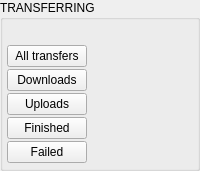
       <widget class="QGroupBox" name="wTransferring">
        <property name="minimumSize">
         <size>
          <width>0</width>
          <height>0</height>
         </size>
        </property>
        <property name="maximumSize">
         <size>
          <width>256</width>
          <height>600</height>
         </size>
        </property>
        <property name="title">
         <string>TRANSFERRING</string>
        </property>
        <property name="flat">
         <bool>true</bool>
        </property>
        <layout class="QVBoxLayout" name="verticalLayout">
         <property name="spacing">
          <number>0</number>
         </property>
         <property name="leftMargin">
          <number>4</number>
         </property>
         <property name="topMargin">
          <number>24</number>
         </property>
         <property name="rightMargin">
          <number>4</number>
         </property>
         <property name="bottomMargin">
          <number>4</number>
         </property>
         <item>
          <widget class="QFrame" name="fAllTransfers">
           <layout class="QHBoxLayout" name="horizontalLayout_10">
            <property name="spacing">
             <number>0</number>
            </property>
            <property name="leftMargin">
             <number>0</number>
            </property>
            <property name="topMargin">
             <number>0</number>
            </property>
            <property name="rightMargin">
             <number>0</number>
            </property>
            <property name="bottomMargin">
             <number>0</number>
            </property>
            <item>
             <widget class="QPushButton" name="tAllTransfers">
              <property name="sizePolicy">
               <sizepolicy hsizetype="Minimum" vsizetype="Fixed">
                <horstretch>0</horstretch>
                <verstretch>0</verstretch>
               </sizepolicy>
              </property>
              <property name="cursor">
               <cursorShape>PointingHandCursor</cursorShape>
              </property>
              <property name="text">
               <string>All transfers</string>
              </property>
              <property name="icon">
               <iconset resource="../../../gui/Resources_win.qrc">
                <normaloff>:/images/all_transfers_ico.png</normaloff>:/images/all_transfers_ico.png</iconset>
              </property>
              <property name="autoDefault">
               <bool>false</bool>
              </property>
              <property name="flat">
               <bool>false</bool>
              </property>
             </widget>
            </item>
            <item>
             <spacer name="horizontalSpacer_2">
              <property name="orientation">
               <enum>Qt::Horizontal</enum>
              </property>
              <property name="sizeHint" stdset="0">
               <size>
                <width>40</width>
                <height>20</height>
               </size>
              </property>
             </spacer>
            </item>
            <item>
             <widget class="QLabel" name="lAllTransfers">
              <property name="enabled">
               <bool>true</bool>
              </property>
              <property name="sizePolicy">
               <sizepolicy hsizetype="MinimumExpanding" vsizetype="Fixed">
                <horstretch>0</horstretch>
                <verstretch>0</verstretch>
               </sizepolicy>
              </property>
              <property name="minimumSize">
               <size>
                <width>0</width>
                <height>24</height>
               </size>
              </property>
              <property name="maximumSize">
               <size>
                <width>16777215</width>
                <height>24</height>
               </size>
              </property>
              <property name="text">
               <string notr="true"/>
              </property>
             </widget>
            </item>
           </layout>
          </widget>
         </item>
         <item>
          <widget class="QFrame" name="fDownloads">
           <layout class="QHBoxLayout" name="horizontalLayout_11">
            <property name="spacing">
             <number>0</number>
            </property>
            <property name="leftMargin">
             <number>0</number>
            </property>
            <property name="topMargin">
             <number>0</number>
            </property>
            <property name="rightMargin">
             <number>0</number>
            </property>
            <property name="bottomMargin">
             <number>0</number>
            </property>
            <item>
             <widget class="QPushButton" name="tDownloads">
              <property name="sizePolicy">
               <sizepolicy hsizetype="MinimumExpanding" vsizetype="Fixed">
                <horstretch>0</horstretch>
                <verstretch>0</verstretch>
               </sizepolicy>
              </property>
              <property name="cursor">
               <cursorShape>PointingHandCursor</cursorShape>
              </property>
              <property name="text">
               <string>Downloads</string>
              </property>
              <property name="icon">
               <iconset resource="../../../gui/Resources_win.qrc">
                <normaloff>:/images/sidebar_downloads_ico.png</normaloff>:/images/sidebar_downloads_ico.png</iconset>
              </property>
              <property name="autoDefault">
               <bool>false</bool>
              </property>
             </widget>
            </item>
            <item>
             <spacer name="horizontalSpacer_3">
              <property name="orientation">
               <enum>Qt::Horizontal</enum>
              </property>
              <property name="sizeHint" stdset="0">
               <size>
                <width>40</width>
                <height>20</height>
               </size>
              </property>
             </spacer>
            </item>
            <item>
             <widget class="QLabel" name="lDownloads">
              <property name="enabled">
               <bool>true</bool>
              </property>
              <property name="sizePolicy">
               <sizepolicy hsizetype="MinimumExpanding" vsizetype="Fixed">
                <horstretch>0</horstretch>
                <verstretch>0</verstretch>
               </sizepolicy>
              </property>
              <property name="minimumSize">
               <size>
                <width>0</width>
                <height>24</height>
               </size>
              </property>
              <property name="maximumSize">
               <size>
                <width>16777215</width>
                <height>24</height>
               </size>
              </property>
              <property name="text">
               <string notr="true"/>
              </property>
             </widget>
            </item>
           </layout>
          </widget>
         </item>
         <item>
          <widget class="QFrame" name="fUploads">
           <layout class="QHBoxLayout" name="horizontalLayout_12">
            <property name="spacing">
             <number>0</number>
            </property>
            <property name="leftMargin">
             <number>0</number>
            </property>
            <property name="topMargin">
             <number>0</number>
            </property>
            <property name="rightMargin">
             <number>0</number>
            </property>
            <property name="bottomMargin">
             <number>0</number>
            </property>
            <item>
             <widget class="QPushButton" name="tUploads">
              <property name="sizePolicy">
               <sizepolicy hsizetype="MinimumExpanding" vsizetype="Fixed">
                <horstretch>0</horstretch>
                <verstretch>0</verstretch>
               </sizepolicy>
              </property>
              <property name="cursor">
               <cursorShape>PointingHandCursor</cursorShape>
              </property>
              <property name="text">
               <string>Uploads</string>
              </property>
              <property name="icon">
               <iconset resource="../../../gui/Resources_win.qrc">
                <normaloff>:/images/uploads_ico.png</normaloff>:/images/uploads_ico.png</iconset>
              </property>
              <property name="autoDefault">
               <bool>false</bool>
              </property>
             </widget>
            </item>
            <item>
             <spacer name="horizontalSpacer_4">
              <property name="orientation">
               <enum>Qt::Horizontal</enum>
              </property>
              <property name="sizeHint" stdset="0">
               <size>
                <width>40</width>
                <height>20</height>
               </size>
              </property>
             </spacer>
            </item>
            <item>
             <widget class="QLabel" name="lUploads">
              <property name="enabled">
               <bool>true</bool>
              </property>
              <property name="sizePolicy">
               <sizepolicy hsizetype="MinimumExpanding" vsizetype="Fixed">
                <horstretch>0</horstretch>
                <verstretch>0</verstretch>
               </sizepolicy>
              </property>
              <property name="minimumSize">
               <size>
                <width>0</width>
                <height>24</height>
               </size>
              </property>
              <property name="maximumSize">
               <size>
                <width>16777215</width>
                <height>24</height>
               </size>
              </property>
              <property name="text">
               <string notr="true"/>
              </property>
             </widget>
            </item>
           </layout>
          </widget>
         </item>
         <item>
          <widget class="QFrame" name="fCompleted">
           <layout class="QHBoxLayout" name="horizontalLayout_13">
            <property name="spacing">
             <number>0</number>
            </property>
            <property name="leftMargin">
             <number>0</number>
            </property>
            <property name="topMargin">
             <number>0</number>
            </property>
            <property name="rightMargin">
             <number>0</number>
            </property>
            <property name="bottomMargin">
             <number>0</number>
            </property>
            <item>
             <widget class="QPushButton" name="tCompleted">
              <property name="enabled">
               <bool>true</bool>
              </property>
              <property name="sizePolicy">
               <sizepolicy hsizetype="MinimumExpanding" vsizetype="Fixed">
                <horstretch>0</horstretch>
                <verstretch>0</verstretch>
               </sizepolicy>
              </property>
              <property name="cursor">
               <cursorShape>PointingHandCursor</cursorShape>
              </property>
              <property name="text">
               <string>Finished</string>
              </property>
              <property name="icon">
               <iconset resource="../../../gui/Resources_win.qrc">
                <normaloff>:/images/sidebar_finished_ico.png</normaloff>:/images/sidebar_finished_ico.png</iconset>
              </property>
              <property name="autoDefault">
               <bool>false</bool>
              </property>
             </widget>
            </item>
            <item>
             <spacer name="horizontalSpacer_5">
              <property name="orientation">
               <enum>Qt::Horizontal</enum>
              </property>
              <property name="sizeHint" stdset="0">
               <size>
                <width>40</width>
                <height>20</height>
               </size>
              </property>
             </spacer>
            </item>
            <item>
             <widget class="QLabel" name="lCompleted">
              <property name="enabled">
               <bool>true</bool>
              </property>
              <property name="sizePolicy">
               <sizepolicy hsizetype="MinimumExpanding" vsizetype="Fixed">
                <horstretch>0</horstretch>
                <verstretch>0</verstretch>
               </sizepolicy>
              </property>
              <property name="minimumSize">
               <size>
                <width>0</width>
                <height>24</height>
               </size>
              </property>
              <property name="maximumSize">
               <size>
                <width>16777215</width>
                <height>24</height>
               </size>
              </property>
              <property name="text">
               <string notr="true"/>
              </property>
             </widget>
            </item>
           </layout>
          </widget>
         </item>
         <item>
          <widget class="QFrame" name="fFailed">
           <layout class="QHBoxLayout" name="horizontalLayout_failed">
            <property name="spacing">
             <number>0</number>
            </property>
            <property name="leftMargin">
             <number>0</number>
            </property>
            <property name="topMargin">
             <number>0</number>
            </property>
            <property name="rightMargin">
             <number>0</number>
            </property>
            <property name="bottomMargin">
             <number>0</number>
            </property>
            <item>
             <widget class="QPushButton" name="tFailed">
              <property name="enabled">
               <bool>true</bool>
              </property>
              <property name="sizePolicy">
               <sizepolicy hsizetype="MinimumExpanding" vsizetype="Fixed">
                <horstretch>0</horstretch>
                <verstretch>0</verstretch>
               </sizepolicy>
              </property>
              <property name="cursor">
               <cursorShape>PointingHandCursor</cursorShape>
              </property>
              <property name="text">
               <string>Failed</string>
              </property>
              <property name="icon">
               <iconset resource="../../../gui/Resources_win.qrc">
                <normaloff>:/images/sidebar_failed_ico.png</normaloff>:/images/sidebar_failed_ico.png</iconset>
              </property>
              <property name="autoDefault">
               <bool>false</bool>
              </property>
             </widget>
            </item>
            <item>
             <spacer name="horizontalSpacer_failed_2">
              <property name="orientation">
               <enum>Qt::Horizontal</enum>
              </property>
              <property name="sizeHint" stdset="0">
               <size>
                <width>40</width>
                <height>20</height>
               </size>
              </property>
             </spacer>
            </item>
            <item>
             <widget class="QLabel" name="lFailed">
              <property name="enabled">
               <bool>true</bool>
              </property>
              <property name="sizePolicy">
               <sizepolicy hsizetype="MinimumExpanding" vsizetype="Fixed">
                <horstretch>0</horstretch>
                <verstretch>0</verstretch>
               </sizepolicy>
              </property>
              <property name="minimumSize">
               <size>
                <width>0</width>
                <height>24</height>
               </size>
              </property>
              <property name="maximumSize">
               <size>
                <width>16777215</width>
                <height>24</height>
               </size>
              </property>
              <property name="text">
               <string notr="true"/>
              </property>
             </widget>
            </item>
           </layout>
          </widget>
         </item>
        </layout>
       </widget>
